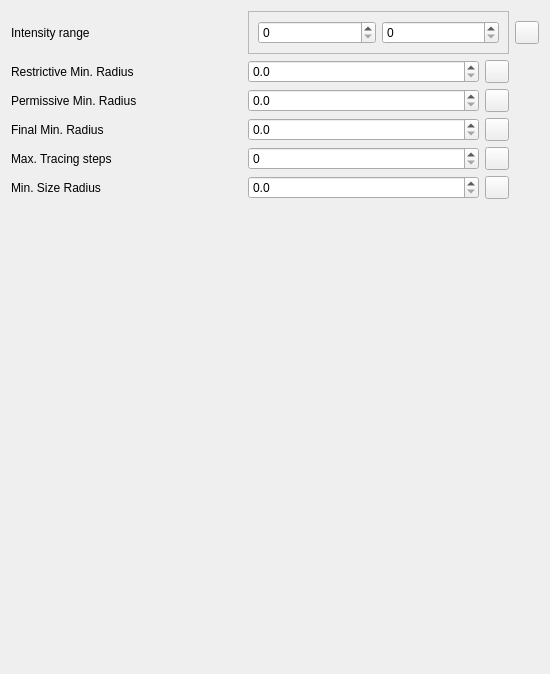
               <widget class="QWidget" name="veins">
                <property name="geometry">
                 <rect>
                  <x>0</x>
                  <y>0</y>
                  <width>550</width>
                  <height>674</height>
                 </rect>
                </property>
                <attribute name="label">
                 <string>Veins</string>
                </attribute>
                <layout class="QGridLayout" name="gridLayout_6">
                 <item row="5" column="0">
                  <widget class="QLabel" name="minVeinSizeLbl">
                   <property name="toolTip">
                    <string>Minimum radius to qualify as vein</string>
                   </property>
                   <property name="whatsThis">
                    <string>&lt;html&gt;&lt;head/&gt;&lt;body&gt;&lt;p&gt;Radius below which a vessel is a capillary,&lt;/p&gt;&lt;p&gt; not a vein anymore.&lt;/p&gt;&lt;/body&gt;&lt;/html&gt;</string>
                   </property>
                   <property name="text">
                    <string>Min. Size Radius</string>
                   </property>
                  </widget>
                 </item>
                 <item row="1" column="0">
                  <widget class="QLabel" name="restrictiveMinVeinRadiusLbl">
                   <property name="toolTip">
                    <string>Minimum radius of large veins</string>
                   </property>
                   <property name="whatsThis">
                    <string>&lt;html&gt;&lt;head/&gt;&lt;body&gt;&lt;p&gt;Large veins are identified as vessels with a high radius and a low maximal Acta2 expression.&lt;/p&gt;&lt;/body&gt;&lt;/html&gt;</string>
                   </property>
                   <property name="text">
                    <string>Restrictive Min. Radius</string>
                   </property>
                  </widget>
                 </item>
                 <item row="3" column="0">
                  <widget class="QLabel" name="finalMinVeinRadiusLbl">
                   <property name="toolTip">
                    <string>Final vein minimum radius</string>
                   </property>
                   <property name="whatsThis">
                    <string>&lt;html&gt;&lt;head/&gt;&lt;body&gt;&lt;p&gt;Now that arteries have been refined, we redefine the veins&lt;/p&gt;&lt;p&gt;by adding, vessels that are quite large &lt;/p&gt;&lt;p&gt;(superior to &lt;span style=&quot; font-style:italic;&quot;&gt;final min radius&lt;/span&gt;) but not identified as&lt;/p&gt;&lt;p&gt;arteries.&lt;/p&gt;&lt;/body&gt;&lt;/html&gt;</string>
                   </property>
                   <property name="text">
                    <string>Final Min. Radius</string>
                   </property>
                  </widget>
                 </item>
                 <item row="0" column="3">
                  <widget class="QToolButton" name="veinIntensityRangeOnArteriesChannelInfoToolButton">
                   <property name="icon">
                    <iconset resource="icons.qrc">
                     <normaloff>:/icons/icons/info.svg</normaloff>:/icons/icons/info.svg</iconset>
                   </property>
                  </widget>
                 </item>
                 <item row="3" column="2">
                  <widget class="QToolButton" name="finalMinVeinRadiusInfoToolButton">
                   <property name="icon">
                    <iconset resource="icons.qrc">
                     <normaloff>:/icons/icons/info.svg</normaloff>:/icons/icons/info.svg</iconset>
                   </property>
                  </widget>
                 </item>
                 <item row="4" column="2">
                  <widget class="QToolButton" name="maxVeinsTracingIterationsInfoToolButton">
                   <property name="icon">
                    <iconset resource="icons.qrc">
                     <normaloff>:/icons/icons/info.svg</normaloff>:/icons/icons/info.svg</iconset>
                   </property>
                  </widget>
                 </item>
                 <item row="4" column="0">
                  <widget class="QLabel" name="maxVeinsTracingIterationsLbl">
                   <property name="toolTip">
                    <string>Maximum number of nodes between veins to be bridged</string>
                   </property>
                   <property name="whatsThis">
                    <string>&lt;html&gt;&lt;head/&gt;&lt;body&gt;&lt;p&gt;The veins will be traced by hysteresis to try and bridge vein segments with few nodes between them that were not labelled as veins due to the previous criteria. This defines the maximum number of unlabelled nodes between two segments to attempt bridging them.&lt;/p&gt;&lt;/body&gt;&lt;/html&gt;</string>
                   </property>
                   <property name="text">
                    <string>Max. Tracing steps</string>
                   </property>
                  </widget>
                 </item>
                 <item row="4" column="1">
                  <widget class="QSpinBox" name="maxVeinsTracingIterationsSpinBox">
                   <property name="maximum">
                    <number>65535</number>
                   </property>
                  </widget>
                 </item>
                 <item row="5" column="2">
                  <widget class="QToolButton" name="minVeinSizeInfoToolButton">
                   <property name="icon">
                    <iconset resource="icons.qrc">
                     <normaloff>:/icons/icons/info.svg</normaloff>:/icons/icons/info.svg</iconset>
                   </property>
                  </widget>
                 </item>
                 <item row="2" column="2">
                  <widget class="QToolButton" name="permissiveMinVeinRadiusInfoToolButton">
                   <property name="icon">
                    <iconset resource="icons.qrc">
                     <normaloff>:/icons/icons/info.svg</normaloff>:/icons/icons/info.svg</iconset>
                   </property>
                  </widget>
                 </item>
                 <item row="2" column="0">
                  <widget class="QLabel" name="permissiveMinVeinRadiusLbl">
                   <property name="toolTip">
                    <string>Temporary vein minimum radius</string>
                   </property>
                   <property name="whatsThis">
                    <string>&lt;html&gt;&lt;head/&gt;&lt;body&gt;&lt;p&gt;After predefining veins, vessels that are quite large &lt;/p&gt;&lt;p&gt;(superior to &lt;span style=&quot; font-style:italic;&quot;&gt;permissive min radius&lt;/span&gt;) but not identified as&lt;/p&gt;&lt;p&gt;arteries are also added. This is then used to refine the definition&lt;/p&gt;&lt;p&gt;of arteries.&lt;/p&gt;&lt;/body&gt;&lt;/html&gt;</string>
                   </property>
                   <property name="text">
                    <string>Permissive Min. Radius</string>
                   </property>
                  </widget>
                 </item>
                 <item row="0" column="0">
                  <widget class="QLabel" name="veinIntensityRangeOnArteriesChannelLbl">
                   <property name="toolTip">
                    <string>Range of artery marker (acta2) expression for veins</string>
                   </property>
                   <property name="whatsThis">
                    <string>&lt;html&gt;&lt;head/&gt;&lt;body&gt;&lt;p&gt;Large veins are identified as vessels with a high radius and a low maximal Acta2 expression.&lt;/p&gt;&lt;/body&gt;&lt;/html&gt;</string>
                   </property>
                   <property name="text">
                    <string>Intensity range</string>
                   </property>
                  </widget>
                 </item>
                 <item row="1" column="2">
                  <widget class="QToolButton" name="restrictiveMinVeinRadiusInfoToolButton">
                   <property name="icon">
                    <iconset resource="icons.qrc">
                     <normaloff>:/icons/icons/info.svg</normaloff>:/icons/icons/info.svg</iconset>
                   </property>
                  </widget>
                 </item>
                 <item row="0" column="1" colspan="2">
                  <widget class="QFrame" name="veinIntensityRangeOnArteriesChannelDoublet">
                   <property name="frameShape">
                    <enum>QFrame::StyledPanel</enum>
                   </property>
                   <property name="frameShadow">
                    <enum>QFrame::Raised</enum>
                   </property>
                   <layout class="QHBoxLayout" name="horizontalLayout_2">
                    <item>
                     <widget class="QSpinBox" name="spinBox_264">
                      <property name="suffix">
                       <string/>
                      </property>
                      <property name="minimum">
                       <number>0</number>
                      </property>
                      <property name="maximum">
                       <number>65535</number>
                      </property>
                     </widget>
                    </item>
                    <item>
                     <widget class="QSpinBox" name="spinBox_265">
                      <property name="suffix">
                       <string/>
                      </property>
                      <property name="minimum">
                       <number>0</number>
                      </property>
                      <property name="maximum">
                       <number>65535</number>
                      </property>
                     </widget>
                    </item>
                   </layout>
                  </widget>
                 </item>
                 <item row="6" column="0">
                  <spacer name="verticalSpacer_3">
                   <property name="orientation">
                    <enum>Qt::Vertical</enum>
                   </property>
                   <property name="sizeHint" stdset="0">
                    <size>
                     <width>20</width>
                     <height>40</height>
                    </size>
                   </property>
                  </spacer>
                 </item>
                 <item row="1" column="1">
                  <widget class="QDoubleSpinBox" name="restrictiveMinVeinRadiusDoubleSpinBox">
                   <property name="mouseTracking">
                    <bool>false</bool>
                   </property>
                   <property name="decimals">
                    <number>1</number>
                   </property>
                   <property name="maximum">
                    <double>1000.000000000000000</double>
                   </property>
                   <property name="singleStep">
                    <double>0.100000000000000</double>
                   </property>
                  </widget>
                 </item>
                 <item row="2" column="1">
                  <widget class="QDoubleSpinBox" name="permissiveMinVeinRadiusDoubleSpinBox">
                   <property name="decimals">
                    <number>1</number>
                   </property>
                   <property name="maximum">
                    <double>1000.000000000000000</double>
                   </property>
                   <property name="singleStep">
                    <double>0.100000000000000</double>
                   </property>
                  </widget>
                 </item>
                 <item row="3" column="1">
                  <widget class="QDoubleSpinBox" name="finalMinVeinRadiusDoubleSpinBox">
                   <property name="decimals">
                    <number>1</number>
                   </property>
                   <property name="maximum">
                    <double>1000.000000000000000</double>
                   </property>
                   <property name="singleStep">
                    <double>0.100000000000000</double>
                   </property>
                  </widget>
                 </item>
                 <item row="5" column="1">
                  <widget class="QDoubleSpinBox" name="minVeinSizeDoubleSpinBox">
                   <property name="decimals">
                    <number>1</number>
                   </property>
                   <property name="maximum">
                    <double>1000.000000000000000</double>
                   </property>
                   <property name="singleStep">
                    <double>0.100000000000000</double>
                   </property>
                  </widget>
                 </item>
                </layout>
               </widget>
